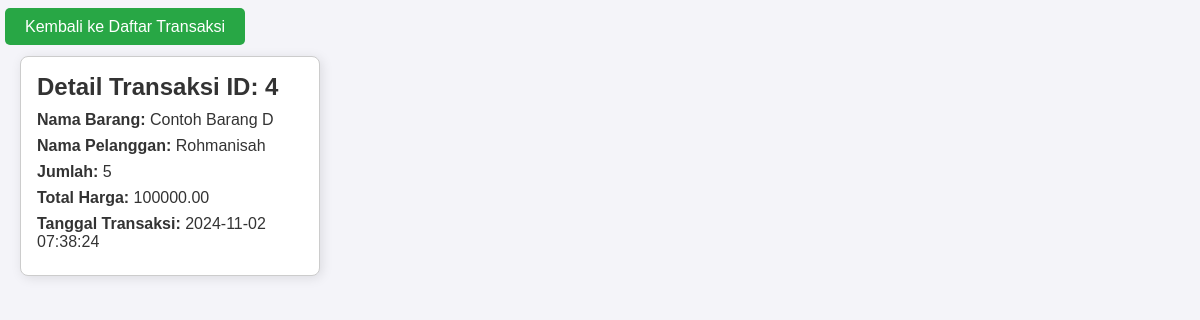
Page /index.php?controller=transaksi&action=detail&id=4 on the committed database.
### tables this page shows
CREATE TABLE `transaksi` (
  `id_transaksi` int(11) NOT NULL,
  `kode_barang` varchar(50) NOT NULL,
  `id_pelanggan` varchar(50) NOT NULL,
  `jumlah` int(11) NOT NULL,
  `total_harga` decimal(10,2) NOT NULL,
  `tanggal_transaksi` timestamp NOT NULL DEFAULT current_timestamp() ON UPDATE current_timestamp()
);

CREATE TABLE `produk` (
  `kode_barang` varchar(50) NOT NULL,
  `nama_barang` varchar(100) NOT NULL,
  `harga` decimal(10,2) NOT NULL,
  `stok` int(11) NOT NULL
);

CREATE TABLE `pelanggan` (
  `id_pelanggan` varchar(50) NOT NULL,
  `nama_pelanggan` varchar(100) NOT NULL,
  `alamat` text DEFAULT NULL
);

### App/controllers/TransaksiController.php (called while the page is built, shortened)
<?php
require_once __DIR__ . '/../models/Transaksi.php';
class TransaksiController
{
    private $transaksiModel;
    public function __construct($db)
    {
        $this->transaksiModel = new Transaksi($db);
    }
    public function detail($id)
    {
        $transaksiDetail = $this->transaksiModel->getDetailTransaksi($id);
        require_once __DIR__ . '/../views/transaksi/detail.php';
    }
}

### App/models/transaksi.php (called while the page is built, shortened)
<?php
class Transaksi
{
    private $db;
    public function __construct($database)
    {
        $this->db = $database;
    }
    public function getDetailTransaksi($id)
    {
        $query = "SELECT t.id_transaksi, p.nama_barang, pel.nama_pelanggan, t.jumlah, t.total_harga, t.tanggal_transaksi
              FROM transaksi t
              JOIN produk p ON t.kode_barang = p.kode_barang
              JOIN pelanggan pel ON t.id_pelanggan = pel.id_pelanggan
              WHERE t.id_transaksi = :id";
        $stmt = $this->db->prepare($query);
        $stmt->bindParam(':id', $id);
        $stmt->execute();
        return $stmt->fetch(PDO::FETCH_ASSOC);
    }
}

### App/Views/Transaksi/detail.php (the view, shortened to what this page needs)
<!DOCTYPE html>
<html lang="id">
<head>
    <link rel="stylesheet" type="text/css" href="App/Views/Barang/style.css">
</head>
<body>
    <br>
    <nav>
        <a href="index.php?controller=transaksi&action=index" class="btn btn-add">Kembali ke Daftar Transaksi</a>
    </nav>
    <div class="card">
        <h2>Detail Transaksi ID: <?= htmlspecialchars($transaksiDetail['id_transaksi']) ?></h2>
        <p><strong>Nama Barang:</strong> <?= htmlspecialchars($transaksiDetail['nama_barang']) ?></p>
        <p><strong>Nama Pelanggan:</strong> <?= htmlspecialchars($transaksiDetail['nama_pelanggan']) ?></p>
        <p><strong>Jumlah:</strong> <?= htmlspecialchars($transaksiDetail['jumlah']) ?></p>
        <p><strong>Total Harga:</strong> <?= htmlspecialchars($transaksiDetail['total_harga']) ?></p>
        <p><strong>Tanggal Transaksi:</strong> <?= htmlspecialchars($transaksiDetail['tanggal_transaksi']) ?></p>
    </div>
</body>
</html>

### App/Views/Barang/style.css (style rules this page uses)
* { margin: 0; padding: 0; box-sizing: border-box; }
body { font-family: Arial, sans-serif; background-color: #f4f4f9; color: #333; }
button, .btn, .btn-action { background-color: #007bff; color: #fff; border: none; padding: 10px 20px; margin: 5px; cursor: pointer; border-radius: 5px; text-decoration: none; font-size: 1em; transition: background-color 0.3s; }
.btn-add { background-color: #28a745; }
.card { border: 1px solid #ddd; border-radius: 5px; padding: 20px; margin: 10px 0; background-color: #fff; box-shadow: 0 0 10px rgba(0, 0, 0, 0.1); }
.card p { margin: 5px 0; }

### App/Views/Transaksi/detail.php (style rules this page uses)
.card { border: 1px solid #ccc; border-radius: 8px; padding: 16px; margin: 20px; width: 300px; box-shadow: 2px 2px 12px rgba(0, 0, 0, 0.1); }
.card h2 { font-size: 1.5em; margin-bottom: 10px; }
.card p { margin: 8px 0; }

### rows in the picture
transaksi: id_transaksi "4", kode_barang.nama_barang "Contoh Barang D", id_pelanggan.nama_pelanggan "Rohmanisah", jumlah "5", total_harga "100000.00", tanggal_transaksi "2024-11-02 07:38:24"
